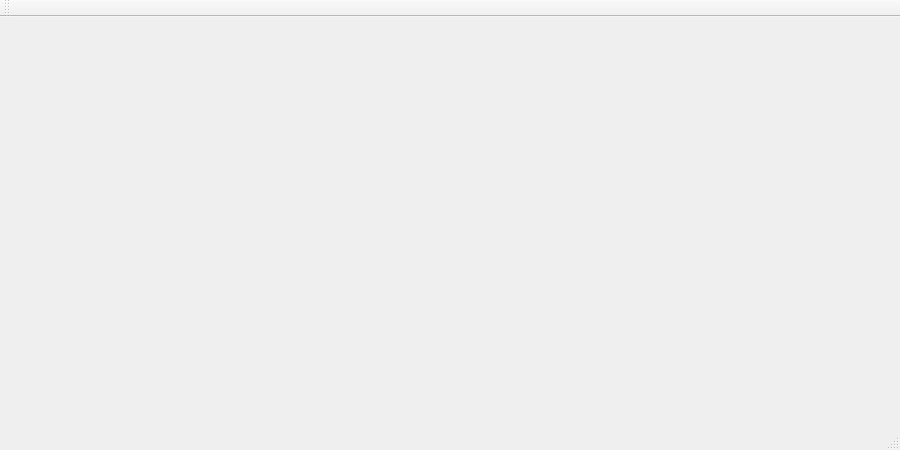
<?xml version="1.0" encoding="UTF-8"?>
<ui version="4.0">
 <class>MainWindow</class>
 <widget class="QMainWindow" name="MainWindow">
  <property name="geometry">
   <rect>
    <x>0</x>
    <y>0</y>
    <width>900</width>
    <height>450</height>
   </rect>
  </property>
  <property name="windowTitle">
   <string>MainWindow</string>
  </property>
  <widget class="QWidget" name="centralWidget"/>
  <widget class="QMenuBar" name="menuBar">
   <property name="geometry">
    <rect>
     <x>0</x>
     <y>0</y>
     <width>900</width>
     <height>23</height>
    </rect>
   </property>
  </widget>
  <widget class="QToolBar" name="mainToolBar">
   <attribute name="toolBarArea">
    <enum>TopToolBarArea</enum>
   </attribute>
   <attribute name="toolBarBreak">
    <bool>false</bool>
   </attribute>
  </widget>
  <widget class="QStatusBar" name="statusBar"/>
 </widget>
 <layoutdefault spacing="6" margin="11"/>
 <resources/>
 <connections/>
</ui>
